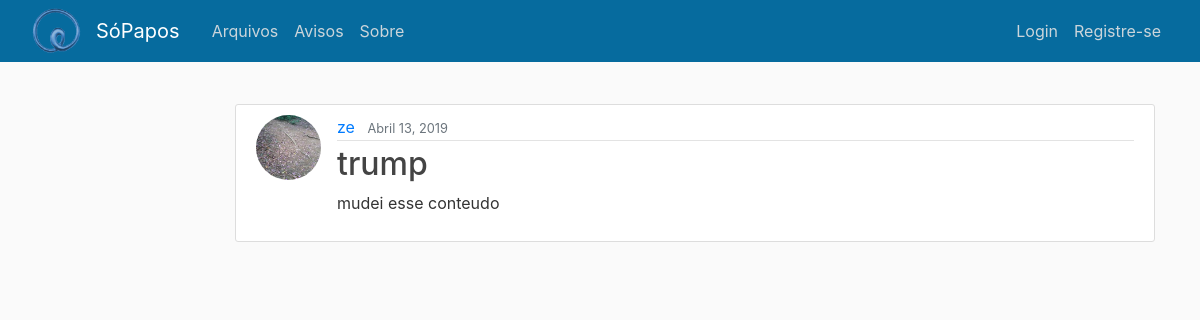
Page /post/76/ on the committed database.
### blog/models.py (models this page shows, shortened)
class Post(models.Model):
    title = models.CharField('Título  (o titulo do seu post servirá como link para editá-lo posteriormente)',max_length=100,default='post sem título')
    content = models.TextField('Conteúdo',default='-')
    date_posted = models.DateTimeField(default=timezone.now)
    author = models.ForeignKey(User, on_delete=models.CASCADE)
    embedded=models.CharField('Cole aqui o Link de videos (Youtube & Vimeo)',max_length=250,blank=True, null=True)
    link=models.URLField('Cole aqui o Link de outras paginas', max_length=250,blank=True, null=True)
    imagem=models.ImageField(upload_to='blog_images', blank=True, null=True)
    titulo_og=models.CharField(max_length=250,blank=True, null=True)
    descricao_og=models.CharField(max_length=250,blank=True, null=True)
    img_og =models.CharField(max_length=250,blank=True, null=True)
    origem_og=models.CharField(max_length=250,blank=True, null=True)
    link_og=models.URLField( max_length=250,blank=True, null=True)

### users/models.py (models this page shows, shortened)
class Profile(models.Model):
    user = models.OneToOneField(User, on_delete=models.CASCADE)
    image = models.ImageField(default='default.jpg', upload_to='profile_pics')

### blog/views.py (the view)
# urls.py: path('post/<int:pk>/', PostDetailView.as_view(), name='post-detail'),
class PostDetailView(DetailView):
    model = Post

### blog/templates/blog/post_detail.html (shortened to what this page needs)
{% extends "blog/base.html" %}
{% block content %}
  <article class="media content-section">
    <img class="rounded-circle article-img" src="{{ object.author.profile.image.url }}">
    <div class="media-body">
      <div class="article-metadata">
        <a class="mr-2" href="{% url 'user-posts' object.author.username %}">{{ object.author }}</a>
        <small class="text-muted">{{ object.date_posted|date:"F d, Y" }}</small>
      </div>
      <h2 class="article-title">{{ object.title }}</h2>
      <p class="article-content">{{ object.content }}</p>
    </div>
  </article>
{% endblock content %}

### blog/static/blog/main.css (style rules this page uses)
body { background: #fafafa; color: #333333; margin-top: 5rem; }
h1, h2, h3, h4, h5, h6 { color: #444444; }
.content-section { background: #ffffff; padding: 10px 20px; border: 1px solid #dddddd; border-radius: 3px; margin-bottom: 20px; }
.article-title { color: #444444; }
.article-content { white-space: pre-line; }
.article-img { height: 65px; width: 65px; margin-right: 16px; }
.article-metadata { padding-bottom: 1px; margin-bottom: 4px; border-bottom: 1px solid #e3e3e3 }

### rows in the picture
Post: author.profile.image (picture), author "ze", date_posted "Abril 13, 2019", title "trump", content "mudei esse conteudo"
